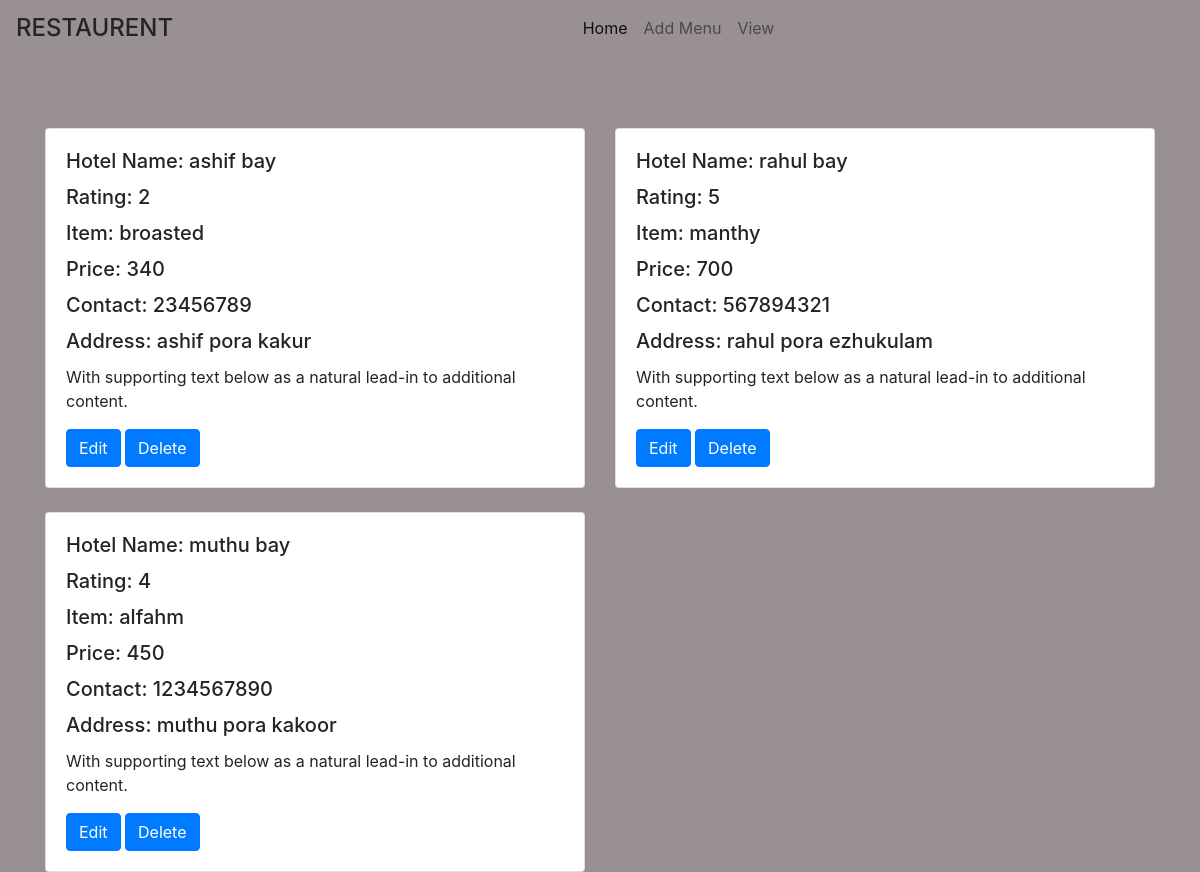
/view, run on the app's committed database.
### firstapp/models.py (models this page shows)
class Food_details(models.Model):
    Hotelname=models.CharField(max_length=30)
    Rating=models.CharField(max_length=30)
    Item=models.CharField(max_length=30)
    Price=models.CharField(max_length=10)
    Contact=models.CharField(max_length=10)
    Address=models.CharField(max_length=30)

### firstapp/views.py (the view)
# urls.py: path("view",views.view,name='view'),
def view(request):
     data=Food_details.objects.all()
     return render(request,"view.html",{'data':data})

### firstapp/templates/view.html (shortened to what this page needs)
<!DOCTYPE html>
<html lang="en">
<head>
    <link rel="stylesheet" href="../static/css/view.css">
    <link rel="stylesheet" href="https://cdn.jsdelivr.net/npm/bootstrap@4.6.2/dist/css/bootstrap.min.css">
</head>
<body>
  <nav class="navbar navbar-expand-lg navbar-light ">
    <h4 class="nav" >RESTAURENT</h4>
    <div class="collapse navbar-collapse justify-content-around" id="navbarNav">
      <ul class="navbar-nav">
        <li class="nav-item active">
          <a class="nav-link" href="{% url 'index' %}">Home </a>
        </li>
        <li class="nav-item">
          <a class="nav-link" href="{% url 'fdnw' %}">Add Menu</a>
        </li>
        <li class="nav-item">
          <a class="nav-link" href="{% url 'view' %}">View</a>
        </li>
        </ul>
    </div>
  </nav>
  <div class="container">
    <div class="row mt-5">
      {% for i in data %}
      <div class="col-sm-6 pt-4">
        <div class="card">
          <div class="card-body">
            <h5 class="card-title">Hotel Name: {{i.Hotelname}}</h5>
            <h5 class="card-title">Rating: {{i.Rating}}</h5>
            <h5 class="card-title">Item: {{i.Item}}</h5>
            <h5 class="card-title">Price: {{i.Price}}</h5>
            <h5 class="card-title">Contact: {{i.Contact}}</h5>
            <h5 class="card-title">Address: {{i.Address}}</h5>
            <p class="card-text">With supporting text below as a natural lead-in to additional content.</p>
            <a href="{% url 'edit' i.id %}" class="btn btn-primary">Edit</a>
            <a href="{% url 'delete' i.id %}" class="btn btn-primary">Delete</a>
          </div>
        </div>
      </div>
      {% endfor %}
    </div>
  </div>
</body>
</html>

### firstapp/static/css/view.css (style rules this page uses)
body { background-color: rgba(101, 89, 89, 0.658) !important; }

### data on the page
Food_details: Hotelname "ashif bay", Rating "2", Item "broasted", Price "340", Contact "23456789", Address "ashif pora kakur"
Food_details: Hotelname "rahul bay", Rating "5", Item "manthy", Price "700", Contact "567894321", Address "rahul pora ezhukulam"
Food_details: Hotelname "muthu bay", Rating "4", Item "alfahm", Price "450", Contact "1234567890", Address "muthu pora kakoor"
